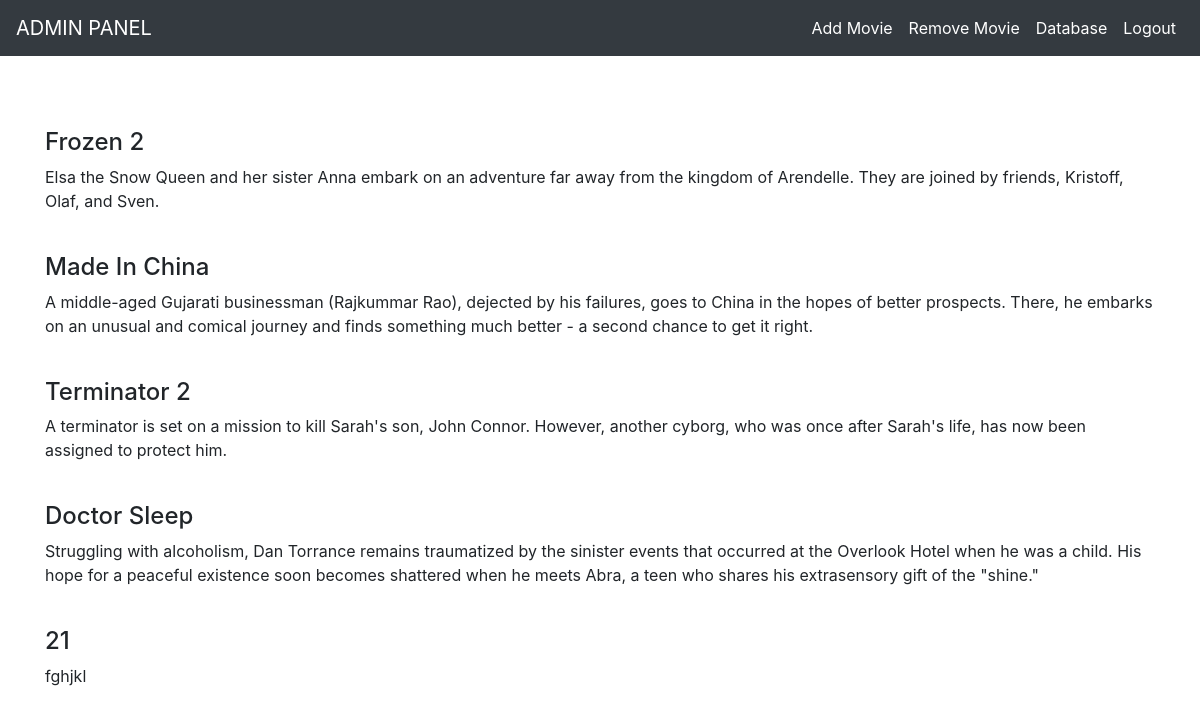
The page /database on the database its author committed.
### website/models.py (models this page shows)
class Movies(db.Model):
	id = db.Column(db.Integer, primary_key=True)
	title = db.Column(db.String(100), unique=True, nullable=False)
	description = db.Column(db.Text, nullable=False)
	photo = db.Column(db.Text, nullable=False)
	link = db.Column(db.Text, nullable=False, unique=True)
	def __repr__(self):
		return f"Movies('{self.title}','{self.description})"

### website/routes.py (the view)
@app.route("/database")
def database():
	movies = Movies.query.all()
	print(movies)
	return render_template("database.html", movies = movies)

### website/templates/database.html
{% extends "form.html" %}
{% block content %}
<div class="container">
{% for movie in movies %}
  <h4> {{ movie.title }}</h4>
  <p> {{ movie.description }} </p>
  <br>
{% endfor %}
</div>
{% endblock content %}

### website/templates/form.html (shortened to what this page needs)
<link href="//maxcdn.bootstrapcdn.com/bootstrap/4.1.1/css/bootstrap.min.css" rel="stylesheet" id="bootstrap-css">
<nav class="navbar navbar-expand-lg navbar-dark bg-dark">
  <a class="navbar-brand" href="#">ADMIN PANEL</a>
  <div class="collapse navbar-collapse" id="navbar1">
    <ul class="navbar-nav ml-auto">
<li class="nav-item active">
<a class="nav-link" href="/form_add">Add Movie <span class="sr-only">(current)</span></a>
</li>
<li class="nav-item active">
<a class="nav-link" href="/form_remove">Remove Movie <span class="sr-only">(current)</span></a>
</li>
<li class="nav-item active">
<a class="nav-link" href="/database">Database <span class="sr-only">(current)</span></a>
</li>
<li class="nav-item active">
<a class="nav-link" href="/">Logout <span class="sr-only">(current)</span></a>
</li>
    </ul>
  </div>
</nav>
{% block content %}{% endblock %}

### rows shown on the page
Movies: title "Frozen 2", description "Elsa the Snow Queen and her sister Anna embark on an adventure far away from the kingdom of Arendelle. They are joined by friends, Kristoff, Olaf, and Sven."
Movies: title "Made In China", description "A middle-aged Gujarati businessman (Rajkummar Rao), dejected by his failures, goes to China in the hopes of better prospects. There, he embarks on an unusual and comical journey and finds something much better - a second chance to get it right."
Movies: title "Terminator 2", description "A terminator is set on a mission to kill Sarah's son, John Connor. However, another cyborg, who was once after Sarah's life, has now been assigned to protect him."
Movies: title "Doctor Sleep", description "Struggling with alcoholism, Dan Torrance remains traumatized by the sinister events that occurred at the Overlook Hotel when he was a child. His hope for a peaceful existence soon becomes shattered when he meets Abra, a teen who shares his extrasensory gift of the \"shine.\""
Movies: title "21", description "fghjkl"
